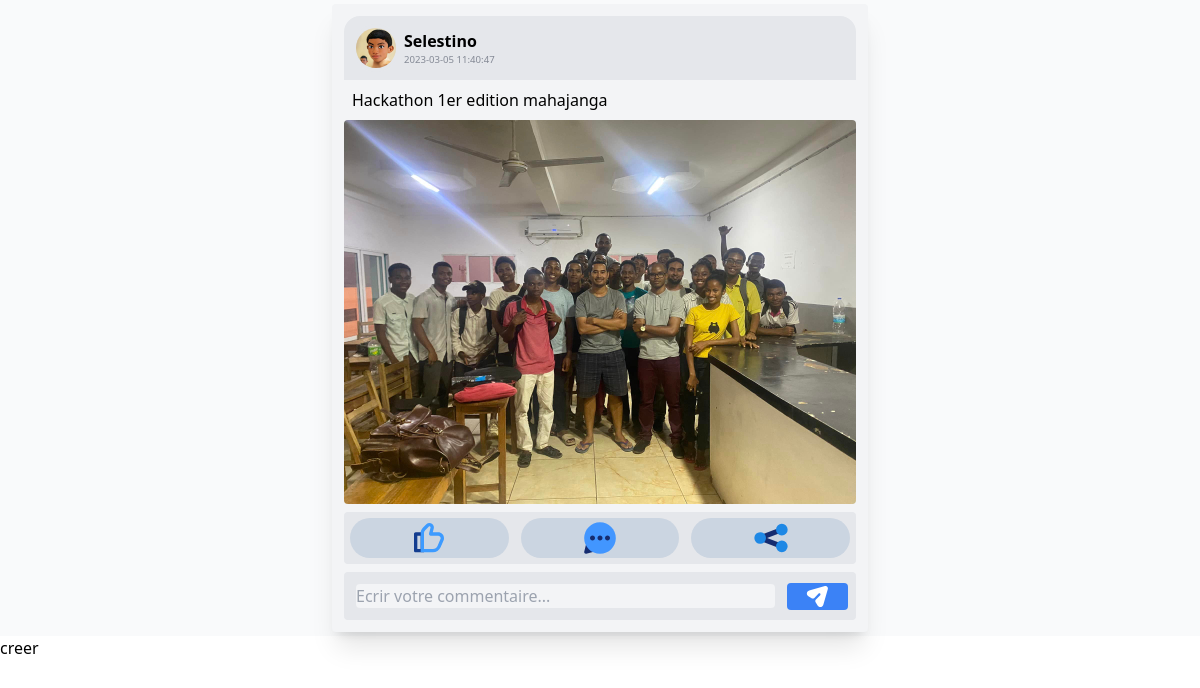
Page /post?id_post=33 (signed in) on the earlier database version.
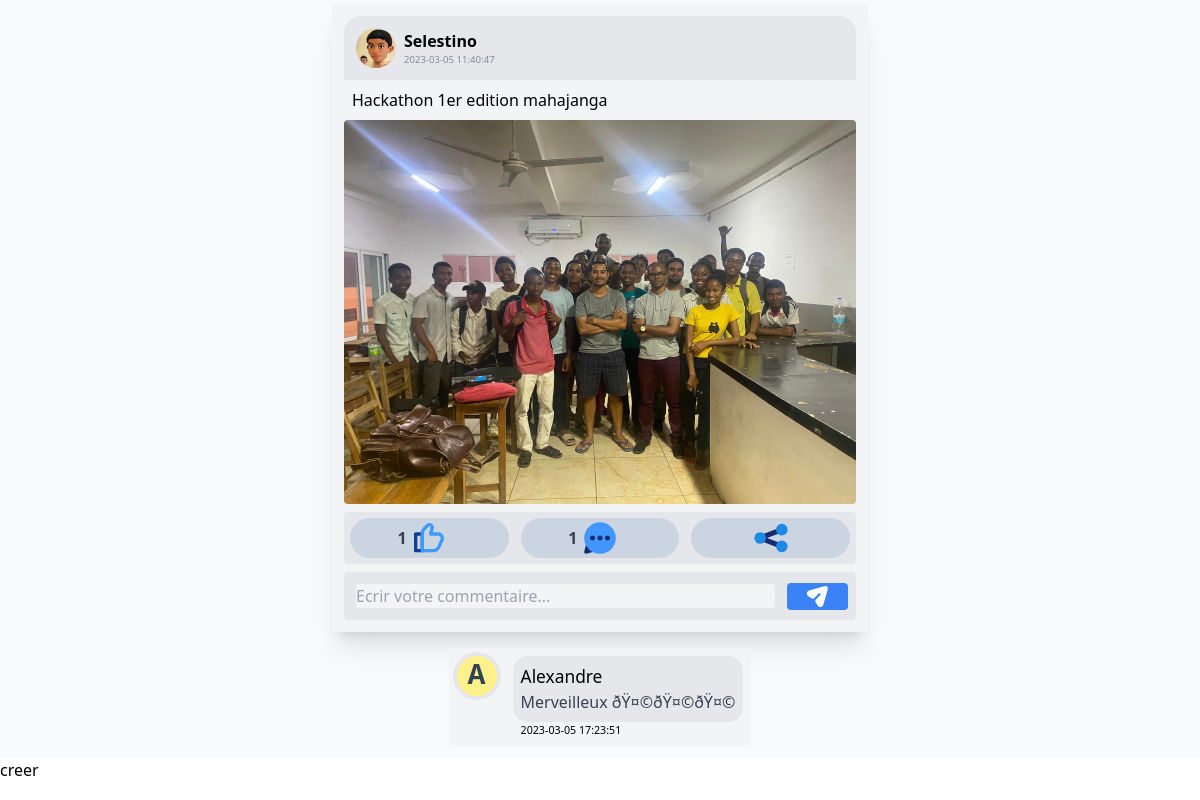
Same page on the later database version.
### tables this page shows
CREATE TABLE IF NOT EXISTS `pdp` (
  `id_pdp` int(11) NOT NULL AUTO_INCREMENT,
  `idUser` varchar(10000) NOT NULL,
  `photo` varchar(10000) NOT NULL,
  PRIMARY KEY (`id_pdp`)
);

CREATE TABLE IF NOT EXISTS `user` (
  `idUser` int(11) NOT NULL AUTO_INCREMENT,
  `email` varchar(255) DEFAULT NULL,
  `username` varchar(100) NOT NULL,
  `password` varchar(500) NOT NULL,
  PRIMARY KEY (`idUser`)
);

CREATE TABLE IF NOT EXISTS `post` (
  `id_post` int(11) NOT NULL AUTO_INCREMENT,
  `idOwner` varchar(10000) NOT NULL,
  `legend` varchar(1000) DEFAULT NULL,
  `photo` varchar(1000) DEFAULT NULL,
  `date` datetime DEFAULT NULL,
  PRIMARY KEY (`id_post`)
);

CREATE TABLE IF NOT EXISTS `comment` (
  `id_coms` int(11) NOT NULL AUTO_INCREMENT,
  `id_post` varchar(255) NOT NULL,
  `idUser` varchar(255) DEFAULT NULL,
  `texte` varchar(1000) DEFAULT NULL,
  `date_coms` datetime DEFAULT NULL,
  PRIMARY KEY (`id_coms`)
);

### post/index.php (called while the page is built, shortened)
<?php
require("post.php");
?>

### post/liste.php (the view, shortened to what this page needs)
<?php
$post_id=$_GET["id_post"];
$postSelect = $db -> prepare("SELECT * FROM post WHERE id_post=:id_post");
$postSelect->execute([
    "id_post"=>$post_id,
]);
$fetch=$postSelect->fetch();
?>
<div class="bg-gray-50 flex flex-col items-center">
<div class="bg-gray-100 rounded w-fit m-1 shadow-xl">
    <div class="m-3 w-fit">
        <?php
            $post_img=$fetch["photo"];
            $post_legende=$fetch["legend"];
            $post_id_auteur=$fetch["idOwner"];
            $post_date=$fetch["date"];
            $selecUser=$db ->prepare("SELECT * FROM user WHERE idUser=$post_id_auteur");
            $selecUser->execute();
            $fetchUser=$selecUser->fetch();
            $nameUserPost = $fetchUser["username"];
            $pdpOwner=$db ->prepare("SELECT * FROM pdp WHERE idUser=$post_id_auteur");
            $pdpOwner->execute();
            $fetchpdp=$pdpOwner->fetch();
            ?>
            <div class="p-2 flex items-center bg-gray-200 rounded-t-2xl">
                <?php
                    if(empty($fetchpdp["photo"])){
                        ?>
                            <div class="rounded-3xl  font-mono font-bold text-3xl text-slate-700 bg-yellow-200 w-12 h-12 flex justify-center items-center border-solid border-4 border-gray-200"><?=strtoupper($nameUserPost[0])?></div>
                            <?php
                    }else{
                        $pdpUserPost = $fetchpdp["photo"];
                        ?>
                            <img src="../img/profil/<?=$pdpUserPost?>" class="w-12 rounded-3xl border-solid border-4 border-gray-200" />
                        <?php
                    }
                ?>
            <div class="w-fit pl-1 flex flex-col">
                <h5>
                    <a href="../profil?idUser=<?=$post_id_auteur?>" class="capitalize font-bold hover:underline">
                    <?=$nameUserPost?>
                    </a>
                </h5>
                <span class=" font-thin text-gray-500 text-opacity-80 text-[0.6rem]"><?=$post_date?></span>
            </div>
            </div>
            <?php
                if(empty($post_img)){
                    ?>
                    <div>
                    <p class="p-2 bg-gray-100 text-3xl max-w-lg text-center"><?=$post_legende?></p>
                    </div>
                    <?php
                }else{
            ?>
            <div>
            <p class="p-2 bg-gray-100 font-medium max-w-lg text-justify"><?=$post_legende?></p>
            <div class="rounded overflow-hidden">
            <img src="../img/post/<?=$post_img?>" title="<?=$post_img?>" class="w-132 cursor-pointer hover:scale-105 transition-all duration-500 ease-in-out" />
            </div>
            </div>
            <?php
                }
            ?>
            <div class="bg-gray-200 flex justify-around mt-2 font-medium rounded">
                <div class="bg-slate-300 overflow-hidden relative w-full flex justify-center items-center cursor-pointer rounded-3xl hover:opacity-80 m-[6px]">
                    <?php
                        require('likes/like_page.php');
                    ?>
                </div>
                <div class="bg-slate-300 w-full relative flex justify-center items-center overflow-hidden cursor-pointer rounded-3xl hover:opacity-80 m-[6px]">
                    <?php
                        require('comments/nbr.php');
                    ?>
                </div>
                <div class="bg-slate-300 w-full flex justify-center items-center cursor-pointer rounded-3xl hover:opacity-80 m-[6px]">
                </div>
            </div>
            <?php
                require('comments/form.php')
            ?>
    </div>
</div>
            <?php
                require('comments/liste.php')
            ?>
</div>

### post/post.php (shortened to what this page needs)
<!DOCTYPE html>
<html lang="en">
<head>
    <link rel="stylesheet" href="../css/output.css">
</head>
<body>
    <?php
    require("liste.php");
    require("create.php");
    ?>
</body>
</html>

### post/likes/like_page.php (shortened to what this page needs)
<?php
    $selectNbrLike = $db -> prepare("SELECT * FROM likepost WHERE (id_post=$post_id)");
    $selectNbrLike -> execute();
    $fetchNbrLike=$selectNbrLike->fetchAll();
    $NbrLike = count($fetchNbrLike);
    if($NbrLike>0){
        ?>
        <span class="absolute left-[30%] font-bold text-gray-700">
            <?=$NbrLike?>
        </span>
        <?php
    }
    if(empty($idLike)){
        ?>
            <form method="post" class="w-full">
                <button type="submit" name="like"  class="h-full w-full flex justify-center">
                </button>
            </form>
        <?php
    }
?>

### post/comments/form.php (shortened to what this page needs)
<form method="post">
                    <div class="bg-gray-200 flex items-center mt-2 font-medium rounded">
                        <input type="text" name="comment" class="bg-gray-100 outline-none w-full rounded m-3" placeholder="Ecrir votre commentaire..." autocomplete=off autofocus/>
                        <button type="submit" name="send" class=" pr-2 pl-2 mr-2 text-white rounded bg-blue-500 h-fit">
                        </button>
                    </div>
</form>

### posts/create.php (shortened to what this page needs)
<form method="post">
<input type="submit" value="creer" name='creatpost'/>
</form>

### post/comments/nbr.php
<?php
    $selectPost = $db -> prepare("SELECT * FROM comment WHERE id_post=$post_id ORDER BY id_coms DESC");
    $selectPost -> execute();
    $fetchPost=$selectPost->fetchAll();
    $nbrPost = count($fetchPost);
    if($nbrPost>0){
        ?>
        <span class="absolute left-[30%] font-bold text-gray-700">
            <?=$nbrPost?>
        </span>
        <?php
    }
?>

### post/comments/liste.php (shortened to what this page needs)
<?php
for ($i = 0; $i < $nbrPost; $i++) {
    $idOwner = $fetchPost[$i]['idUser'];
    $texte_coms = $fetchPost[$i]['texte'];
    $date_coms = $fetchPost[$i]['date_coms'];
    $pselect = $db->prepare("select * from user where idUser='$idOwner'");
    $pselect->execute();
    $pfetch = $pselect->fetch();
    $ownerName = $pfetch['username'];
    $pdpSelect = $db->prepare("select * from pdp where idUser='$idOwner'");
    $pdpSelect->execute();
    $pdpFetch = $pdpSelect->fetch();
    ?>
    <div class="m-3 bg-gray-100 flex sm:w-[25rem] rounded">
        <div class="m-1">
            <?php if (empty($pdpFetch['photo'])) { ?>
                <div class="rounded-3xl  font-mono font-bold text-3xl text-slate-700 bg-yellow-200 w-12 h-12 flex justify-center items-center border-solid border-4 border-gray-200">
                    <?= strtoupper($ownerName[0]) ?>
                </div>
            <?php } else {$pdp = $pdpFetch['photo']; ?>
                <img src="../img/profil/<?= $pdp ?>" class="w-12 rounded-3xl border-solid border-4 border-gray-200" />
            <?php } ?>
        </div>
        <div class="m-1 w-full p-1">
        <div  class=" bg-gray-200 p-2 rounded-[15px]">
            <div>
                        <a href="../profil?idUser=<?= $idOwner ?>" class="capitalize text-[13pt] font-medium hover:underline">
                            <?= $ownerName ?>
                        </a>
            </div>
            <div>
                <p class="font-medium text-gray-700">
                    <?= $texte_coms ?>
                </p>
            </div>
        </div>
        <div class=" text-[8pt] pl-2"><?= $date_coms ?> </div>
        </div>
    </div>
        <?php
}
?>

Differences in the rows shown:
added comment: idUser.username "A", idUser.username "Alexandre", texte "Merveilleux ðŸ¤©ðŸ¤©ðŸ¤©", date_coms "2023-03-05 17:23:51"
Other differences:
$NbrLike: (not shown) → "1"
$nbrPost: (not shown) → "1"
